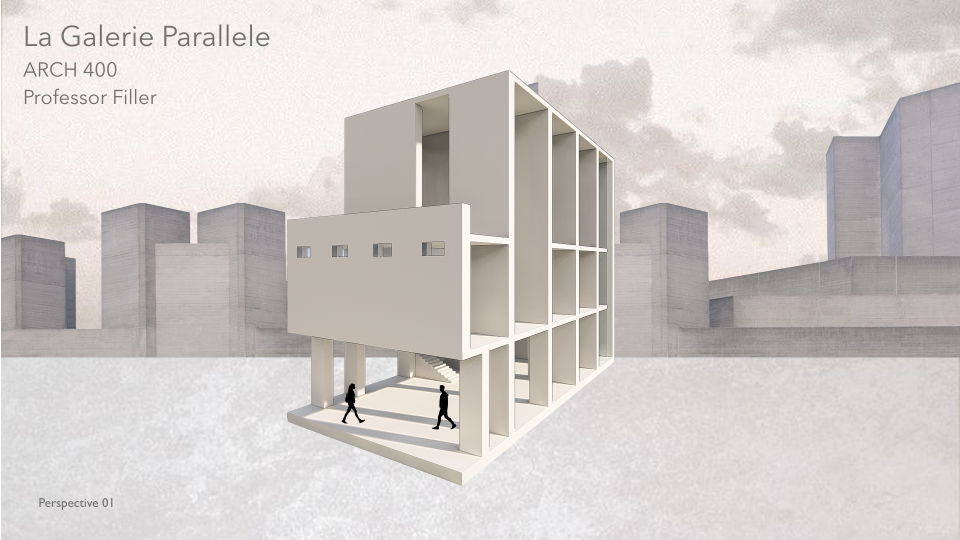
#> input picture images/galerie1.png, 1920 x 1080 px (shown at 1/2 size)
$ python remove_text.py
#> lines starting #> are read from the running program, lines starting #| are printed output that depends on the picture
from PIL import Image, ImageDraw

img = Image.open('images/galerie1.png').convert('RGB')
draw = ImageDraw.Draw(img)

# Cover top left text (Sector Plaza...) with white. The background is plain white there.
draw.rectangle([0, 0, 700, 400], fill=(255, 255, 255))

# Cover bottom left text (Perspective 1) with a textured patch from just to the right of it.
patch = img.crop((300, 950, 600, 1080))
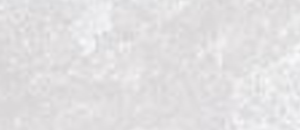
#> patch: PIL image 300x130 RGB; mean R, G, B 226, 224.4, 225.6
img.paste(patch, (0, 950))
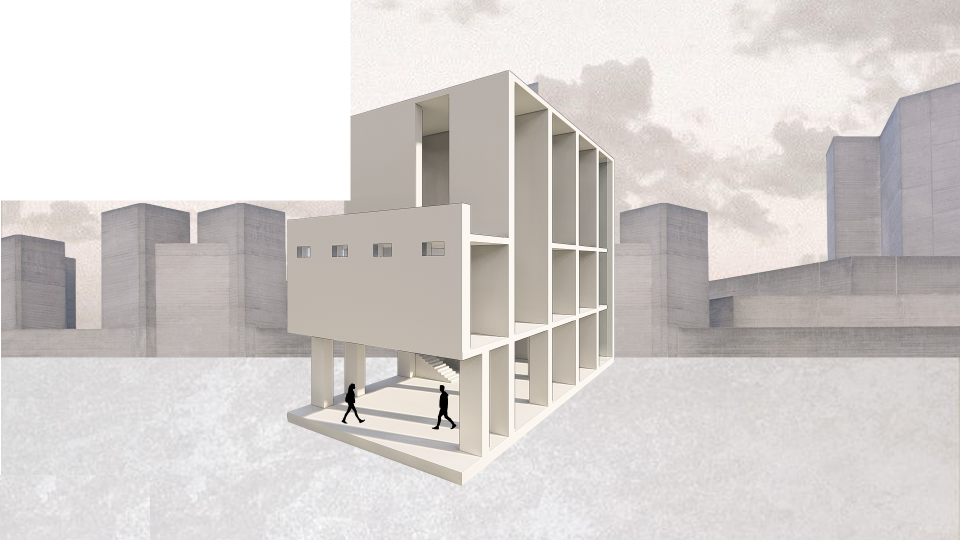
#> img: PIL image 1920x1080 RGB (shown at 1/2 size); mean R, G, B 213, 208.5, 206.1
# Let's paste again just to cover more to the right if needed
patch2 = img.crop((600, 950, 900, 1080))
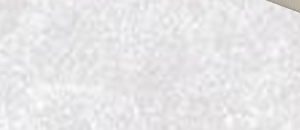
#> patch2: PIL image 300x130 RGB; mean R, G, B 231.3, 230.6, 231.6
img.paste(patch2, (200, 950))

img.save('images/hero-bg.png')
print("Image processed and saved to images/hero-bg.png")

$ run again, with images/galerie2.png copied over images/galerie1.png
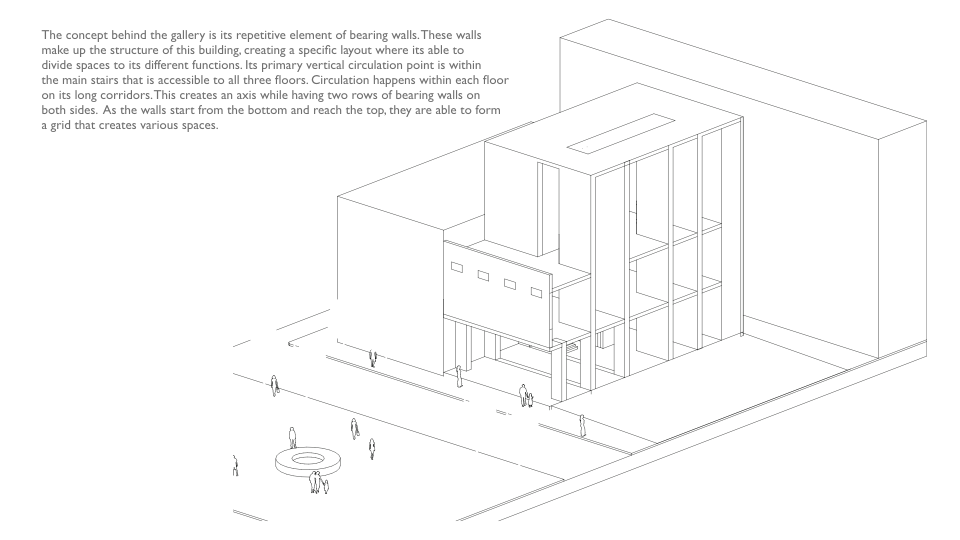
#> input picture images/galerie2.png, 1920 x 1080 px (shown at 1/2 size)
#> `patch = img.crop((300, 950, 600, 1080))`:
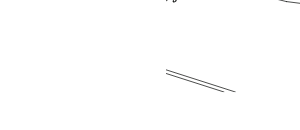
#> patch: PIL image 300x130 RGB; mean R, G, B 254.3, 254.3, 254.3
#> `img.paste(patch, (0, 950))`:
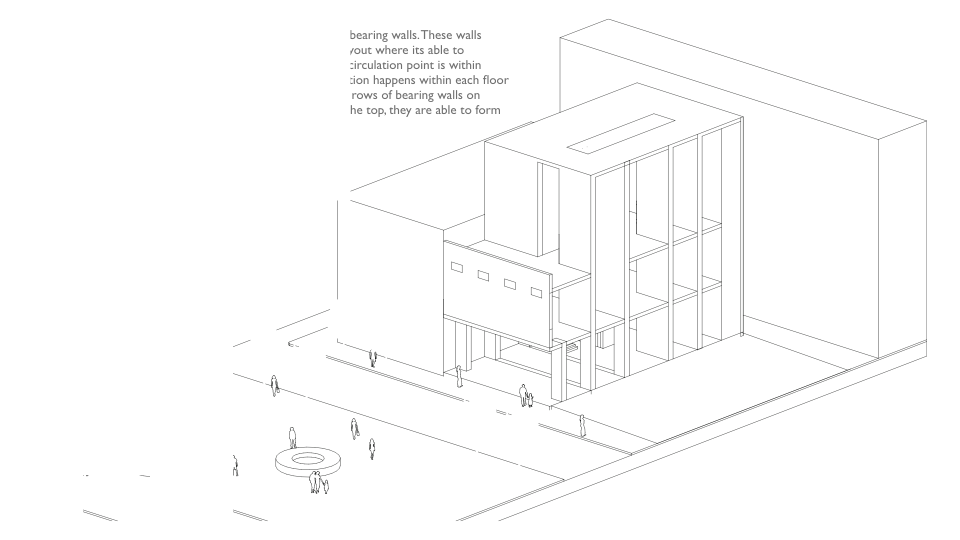
#> img: PIL image 1920x1080 RGB (shown at 1/2 size); mean R, G, B 252.2, 252.2, 252.2

$ run again, with images/galerie3.png copied over images/galerie1.png
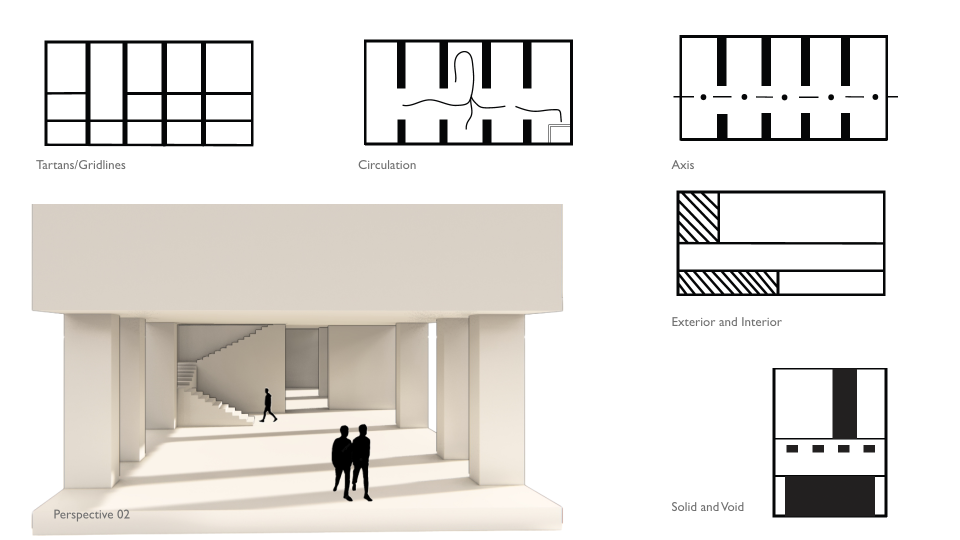
#> input picture images/galerie3.png, 1920 x 1080 px (shown at 1/2 size)
#> `patch = img.crop((300, 950, 600, 1080))`:
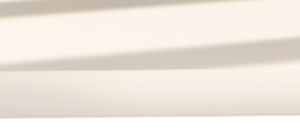
#> patch: PIL image 300x130 RGB; mean R, G, B 238, 230.6, 221
#> `patch2 = img.crop((600, 950, 900, 1080))`:
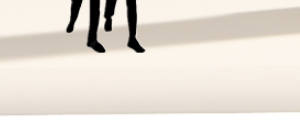
#> patch2: PIL image 300x130 RGB; mean R, G, B 230.7, 223.7, 215
